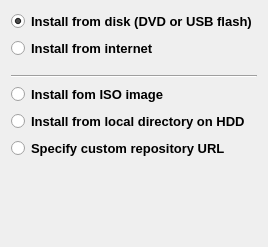
          <widget class="QWidget" name="tab_5">
           <attribute name="title">
            <string>Basic settings</string>
           </attribute>
           <layout class="QVBoxLayout" name="verticalLayout_24">
            <item>
             <widget class="QRadioButton" name="pkgSourceDVDRadioButton">
              <property name="font">
               <font>
                <pointsize>10</pointsize>
                <weight>75</weight>
                <bold>true</bold>
               </font>
              </property>
              <property name="text">
               <string>Install from disk (DVD or USB flash)</string>
              </property>
              <property name="icon">
               <iconset>
                <normaloff>:/setupRoots/icons/media-optical-data.png</normaloff>:/setupRoots/icons/media-optical-data.png</iconset>
              </property>
              <property name="iconSize">
               <size>
                <width>36</width>
                <height>36</height>
               </size>
              </property>
              <property name="checked">
               <bool>true</bool>
              </property>
             </widget>
            </item>
            <item>
             <widget class="QRadioButton" name="pkgSourceNetworkRadioButton">
              <property name="font">
               <font>
                <pointsize>10</pointsize>
                <weight>75</weight>
                <bold>true</bold>
               </font>
              </property>
              <property name="text">
               <string>Install from internet</string>
              </property>
              <property name="icon">
               <iconset>
                <normaloff>:/setupRoots/icons/network-wired.png</normaloff>:/setupRoots/icons/network-wired.png</iconset>
              </property>
              <property name="iconSize">
               <size>
                <width>36</width>
                <height>36</height>
               </size>
              </property>
             </widget>
            </item>
            <item>
             <spacer name="verticalSpacer_7">
              <property name="orientation">
               <enum>Qt::Vertical</enum>
              </property>
              <property name="sizeType">
               <enum>QSizePolicy::Fixed</enum>
              </property>
              <property name="sizeHint" stdset="0">
               <size>
                <width>10</width>
                <height>10</height>
               </size>
              </property>
             </spacer>
            </item>
            <item>
             <widget class="Line" name="line">
              <property name="orientation">
               <enum>Qt::Horizontal</enum>
              </property>
             </widget>
            </item>
            <item>
             <widget class="QRadioButton" name="pkgSourceISORadioButton">
              <property name="font">
               <font>
                <pointsize>10</pointsize>
                <weight>75</weight>
                <bold>true</bold>
               </font>
              </property>
              <property name="text">
               <string>Install fom ISO image</string>
              </property>
              <property name="icon">
               <iconset>
                <normaloff>:/setupRoots/icons/application-x-cd-image.png</normaloff>:/setupRoots/icons/application-x-cd-image.png</iconset>
              </property>
              <property name="iconSize">
               <size>
                <width>36</width>
                <height>36</height>
               </size>
              </property>
             </widget>
            </item>
            <item>
             <widget class="QRadioButton" name="pkgSourceHDDRadioButton">
              <property name="font">
               <font>
                <pointsize>10</pointsize>
                <weight>75</weight>
                <bold>true</bold>
               </font>
              </property>
              <property name="text">
               <string>Install from local directory on HDD</string>
              </property>
              <property name="icon">
               <iconset>
                <normaloff>:/setupRoots/icons/drive-harddisk.png</normaloff>:/setupRoots/icons/drive-harddisk.png</iconset>
              </property>
              <property name="iconSize">
               <size>
                <width>36</width>
                <height>36</height>
               </size>
              </property>
             </widget>
            </item>
            <item>
             <widget class="QRadioButton" name="pkgSourceCustomRadioButton">
              <property name="enabled">
               <bool>true</bool>
              </property>
              <property name="font">
               <font>
                <pointsize>10</pointsize>
                <weight>75</weight>
                <bold>true</bold>
               </font>
              </property>
              <property name="text">
               <string>Specify custom repository URL</string>
              </property>
              <property name="icon">
               <iconset>
                <normaloff>:/setupRoots/icons/preferences-system.png</normaloff>:/setupRoots/icons/preferences-system.png</iconset>
              </property>
              <property name="iconSize">
               <size>
                <width>36</width>
                <height>36</height>
               </size>
              </property>
             </widget>
            </item>
            <item>
             <spacer name="verticalSpacer_6">
              <property name="orientation">
               <enum>Qt::Vertical</enum>
              </property>
              <property name="sizeHint" stdset="0">
               <size>
                <width>20</width>
                <height>77</height>
               </size>
              </property>
             </spacer>
            </item>
           </layout>
          </widget>
